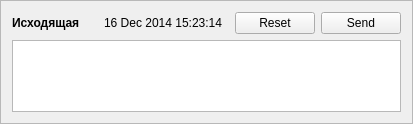
<?xml version="1.0" encoding="UTF-8"?>
<ui version="4.0">
 <class>messageFrame</class>
 <widget class="QFrame" name="messageFrame">
  <property name="frameShape">
   <enum>QFrame::StyledPanel</enum>
  </property>
  <property name="frameShadow">
   <enum>QFrame::Raised</enum>
  </property>
  <layout class="QVBoxLayout" name="messageLayout" stretch="0,1,0">
   <item>
    <layout class="QHBoxLayout" name="headerLayout" stretch="0,0,1,0">
     <item>
      <widget class="QStackedWidget" name="stateStackedWidget">
       <property name="currentIndex">
        <number>0</number>
       </property>
       <widget class="QWidget" name="outgoingPage">
        <layout class="QHBoxLayout" name="outgoingLayout">
         <property name="leftMargin">
          <number>0</number>
         </property>
         <property name="topMargin">
          <number>0</number>
         </property>
         <property name="rightMargin">
          <number>0</number>
         </property>
         <property name="bottomMargin">
          <number>0</number>
         </property>
         <item>
          <widget class="QLabel" name="outgoingLabel">
           <property name="font">
            <font>
             <weight>75</weight>
             <bold>true</bold>
            </font>
           </property>
           <property name="text">
            <string>Исходящая</string>
           </property>
          </widget>
         </item>
        </layout>
       </widget>
       <widget class="QWidget" name="sentPage">
        <layout class="QHBoxLayout" name="sentLayout">
         <property name="leftMargin">
          <number>0</number>
         </property>
         <property name="topMargin">
          <number>0</number>
         </property>
         <property name="rightMargin">
          <number>0</number>
         </property>
         <property name="bottomMargin">
          <number>0</number>
         </property>
         <item>
          <widget class="QLabel" name="sentLabel">
           <property name="font">
            <font>
             <weight>75</weight>
             <bold>true</bold>
            </font>
           </property>
           <property name="text">
            <string>Отправленная</string>
           </property>
          </widget>
         </item>
        </layout>
       </widget>
       <widget class="QWidget" name="receivedPage">
        <layout class="QHBoxLayout" name="receivedLayout">
         <property name="leftMargin">
          <number>0</number>
         </property>
         <property name="topMargin">
          <number>0</number>
         </property>
         <property name="rightMargin">
          <number>0</number>
         </property>
         <property name="bottomMargin">
          <number>0</number>
         </property>
         <item>
          <widget class="QLabel" name="receivedLabel">
           <property name="font">
            <font>
             <weight>75</weight>
             <bold>true</bold>
            </font>
           </property>
           <property name="text">
            <string>Полученная</string>
           </property>
          </widget>
         </item>
        </layout>
       </widget>
      </widget>
     </item>
     <item>
      <widget class="QLabel" name="timeLabel">
       <property name="text">
        <string>16 Dec 2014 15:23:14</string>
       </property>
      </widget>
     </item>
     <item>
      <widget class="QWidget" name="headerSpacer" native="true"/>
     </item>
     <item>
      <widget class="QStackedWidget" name="controlStackedWidget">
       <property name="currentIndex">
        <number>0</number>
       </property>
       <widget class="QWidget" name="editOutgoingControlPage">
        <layout class="QHBoxLayout" name="editOutgoingControlLayout">
         <property name="leftMargin">
          <number>0</number>
         </property>
         <property name="topMargin">
          <number>0</number>
         </property>
         <property name="rightMargin">
          <number>0</number>
         </property>
         <property name="bottomMargin">
          <number>0</number>
         </property>
         <item>
          <widget class="QPushButton" name="resetOutgoingButton">
           <property name="text">
            <string>Reset</string>
           </property>
          </widget>
         </item>
         <item>
          <widget class="QPushButton" name="sendOutgoingButton">
           <property name="text">
            <string>Send</string>
           </property>
          </widget>
         </item>
        </layout>
       </widget>
       <widget class="QWidget" name="viewSentControlPage">
        <layout class="QHBoxLayout" name="viewOutgoingControlLayout">
         <property name="leftMargin">
          <number>0</number>
         </property>
         <property name="topMargin">
          <number>0</number>
         </property>
         <property name="rightMargin">
          <number>0</number>
         </property>
         <property name="bottomMargin">
          <number>0</number>
         </property>
         <item>
          <widget class="QWidget" name="viewSentControlSpacer" native="true"/>
         </item>
         <item>
          <widget class="QPushButton" name="deleteSentButton">
           <property name="text">
            <string>Delete</string>
           </property>
          </widget>
         </item>
        </layout>
       </widget>
       <widget class="QWidget" name="viewReceivedControlPage">
        <layout class="QHBoxLayout" name="viewIncomingControlLayout">
         <property name="leftMargin">
          <number>0</number>
         </property>
         <property name="topMargin">
          <number>0</number>
         </property>
         <property name="rightMargin">
          <number>0</number>
         </property>
         <property name="bottomMargin">
          <number>0</number>
         </property>
         <item>
          <widget class="QPushButton" name="editReceivedButton">
           <property name="text">
            <string>Edit</string>
           </property>
          </widget>
         </item>
         <item>
          <widget class="QPushButton" name="deleteReceivedButton">
           <property name="text">
            <string>Delete</string>
           </property>
          </widget>
         </item>
        </layout>
       </widget>
       <widget class="QWidget" name="editReceivedControlPage">
        <layout class="QHBoxLayout" name="editIncomingControlLayout">
         <property name="leftMargin">
          <number>0</number>
         </property>
         <property name="topMargin">
          <number>0</number>
         </property>
         <property name="rightMargin">
          <number>0</number>
         </property>
         <property name="bottomMargin">
          <number>0</number>
         </property>
         <item>
          <widget class="QPushButton" name="cancelReceivedButton">
           <property name="text">
            <string>Cancel</string>
           </property>
          </widget>
         </item>
         <item>
          <widget class="QPushButton" name="saveReceivedButton">
           <property name="text">
            <string>Save</string>
           </property>
          </widget>
         </item>
        </layout>
       </widget>
      </widget>
     </item>
    </layout>
   </item>
   <item>
    <widget class="QPlainTextEdit" name="textEdit">
     <property name="sizeAdjustPolicy">
      <enum>QAbstractScrollArea::AdjustToContentsOnFirstShow</enum>
     </property>
    </widget>
   </item>
   <item>
    <layout class="QGridLayout" name="gridLayout">
     <property name="horizontalSpacing">
      <number>0</number>
     </property>
    </layout>
   </item>
  </layout>
 </widget>
 <resources/>
 <connections/>
</ui>
